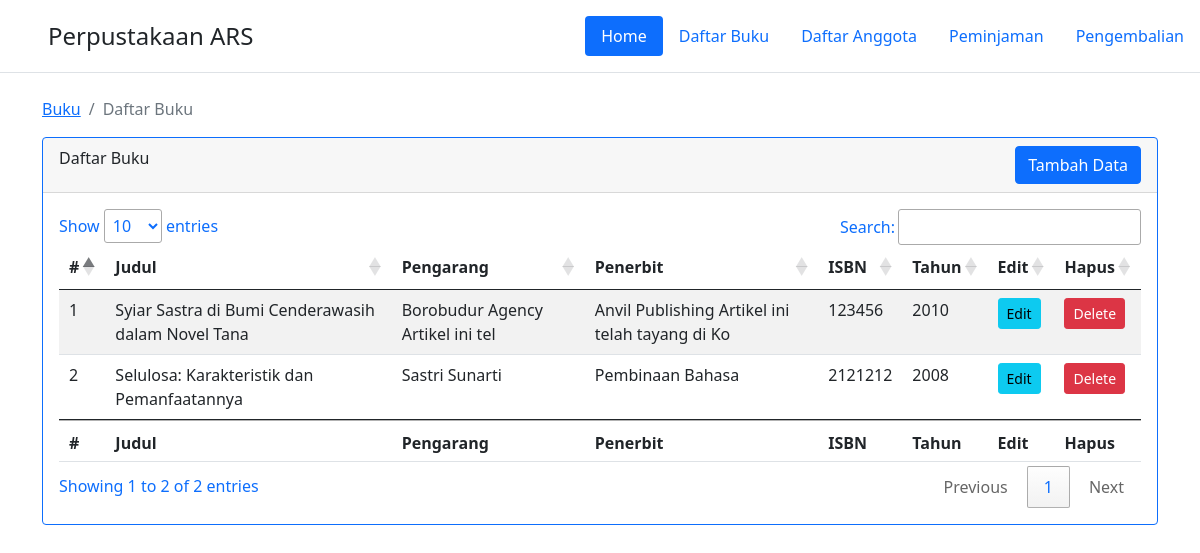
The app's page /index.php/buku with its own data.
### tables this page shows
CREATE TABLE IF NOT EXISTS `buku` (
  `id_buku` int(5) NOT NULL AUTO_INCREMENT,
  `id_kategori` int(5) NOT NULL,
  `judul_buku` varchar(50) NOT NULL,
  `pengarang` varchar(35) NOT NULL,
  `thn_terbit` int(11) NOT NULL,
  `penerbit` varchar(50) NOT NULL,
  `isbn` varchar(25) NOT NULL,
  `jumlah_buku` int(3) NOT NULL,
  `lokasi` enum('1','2','3','4','5') NOT NULL,
  `gambar` varchar(255) NOT NULL,
  `tgl_input` date NOT NULL,
  `status_buku` enum('1','0') NOT NULL DEFAULT '0',
  `created_at` datetime NOT NULL DEFAULT '0000-00-00 00:00:00',
  `updated_at` datetime NOT NULL DEFAULT '0000-00-00 00:00:00',
  `deleted_at` datetime DEFAULT NULL,
  PRIMARY KEY (`id_buku`)
);

### application/views/template/my_template.php (called while the page is built)
<?php $this->load->view("/partial/header");?>
<?php $this->load->view($content);?>
<?php $this->load->view("/partial/footer");?>

### application/controllers/Buku.php (called while the page is built, shortened)
<?php
class Buku extends CI_Controller {
	public function __construct()
	{
		$this->load->model('Buku_Model');
	}
	public function index()
	{
		$data = [
			'title' => 'Buku',
			'sub_title' => 'Daftar Buku',
			'content' => 'buku/index',
			'show' => $this->Buku_Model->read()->result()
		];
		$this->load->view('template/my_template', $data);
	}
}

### index.php (called while the page is built, shortened)
<?php
require_once BASEPATH.'core/CodeIgniter.php';

### application/models/Buku_Model.php (called while the page is built, shortened)
<?php
class Buku_Model extends CI_Model
{
	public function read()
	{
		$this->db->where('deleted_at is null', null);
		return $this->db->get('buku');
	}
}

### application/views/buku/index.php (the view)
<div class="row">
    <div class="col-sm-12">
        <div class="card border-primary mb-6">
            <div class="card-header">
                Daftar Buku
                <a href="<?=site_url('buku/add');?>" class="btn btn-primary float-end">Tambah Data</a>
            </div>
            <div class="card-body text-primary">
                <table class="table table-striped table-hover" id="tableBuku">
                    <thead>
                        <tr>
                            <th>#</th>
                            <th>Judul</th>
                            <th>Pengarang</th>
                            <th>Penerbit</th>
                            <th>ISBN</th>
                            <th>Tahun</th>
                            <th>Edit</th>
                            <th>Hapus</th>
                        </tr>
                    </thead>
                    <tbody>
                        <?php
                        foreach ($show as $key => $value)
                        {
                        ?>
                            <tr>
                                <td><?= $key + 1; ?></td>
                                <td><?= $value->judul_buku; ?></td>
                                <td><?= $value->pengarang; ?></td>
                                <td><?= $value->penerbit; ?></td>
                                <td><?= $value->isbn; ?></td>
                                <td><?= $value->thn_terbit; ?></td>
                                <td>
                                    <a href="<?=site_url('buku/edit/'.$value->id_buku);?>" class="btn btn-info btn-sm">Edit</a>
                                </td>
                                <td>
                                    <a href="<?=site_url('buku/delete/'.$value->id_buku);?>" class="btn btn-danger btn-sm">Delete</a>
                                </td>
                            </tr>
                        <?php
                        }
                        ?>
                    </tbody>
                    <tfoot>
                        <tr>
                            <th>#</th>
                            <th>Judul</th>
                            <th>Pengarang</th>
                            <th>Penerbit</th>
                            <th>ISBN</th>
                            <th>Tahun</th>
                            <th>Edit</th>
                            <th>Hapus</th>
                        </tr>
                    </tfoot>
                </table>
            </div>
        </div>
    </div>
</div>

### application/views/partial/header.php (shortened to what this page needs)
<!doctype html>
<html lang="en">
<head>
	<link href="https://cdn.jsdelivr.net/npm/bootstrap@5.0.1/dist/css/bootstrap.min.css" rel="stylesheet">
	<link href="https://cdn.datatables.net/1.10.25/css/jquery.dataTables.min.css" rel="stylesheet">
</head>
<body class="d-flex flex-column h-100">
    <header class="d-flex flex-wrap justify-content-center py-3 mb-4 border-bottom">
        <a href="<?=base_url();?>" class="d-flex align-items-center mb-3 mb-md-0 me-md-auto text-dark text-decoration-none">
        <svg class="bi me-2" width="40" height="32">
            <use xlink:href="#bootstrap" />
        </svg>
        <span class="fs-4">Perpustakaan ARS</span>
    </a>
			<ul class="nav nav-pills">
				<li class="nav-item"><a href="<?=base_url();?>" class="nav-link active" aria-current="page">Home</a></li>
				<li class="nav-item"><a href="<?=site_url('buku');?>" class="nav-link">Daftar Buku</a></li>
				<li class="nav-item"><a href="<?=site_url('anggota');?>" class="nav-link">Daftar Anggota</a></li>
				<li class="nav-item"><a href="#" class="nav-link">Peminjaman</a></li>
				<li class="nav-item"><a href="#" class="nav-link">Pengembalian</a></li>
			</ul>
		</header>
        <main class="flex-shrink-0">
            <div class="container">
			<nav aria-label="breadcrumb">
				<ol class="breadcrumb">
					<li class="breadcrumb-item"><a href="#"><?=$title;?></a></li>
					<li class="breadcrumb-item active" aria-current="page"><?=$sub_title;?></li>
				</ol>
			</nav>

### application/views/partial/footer.php (shortened to what this page needs)
</div>
</body>
</html>

### records on screen
buku: judul_buku "Syiar Sastra di Bumi Cenderawasih dalam Novel Tana", pengarang "Borobudur Agency Artikel ini tel", penerbit "Anvil Publishing Artikel ini telah tayang di Ko", isbn "123456", thn_terbit "2010"
buku: judul_buku "Selulosa: Karakteristik dan Pemanfaatannya", pengarang "Sastri Sunarti", penerbit "Pembinaan Bahasa", isbn "2121212", thn_terbit "2008"

### other values on screen
$title "Buku"
$sub_title "Daftar Buku"
